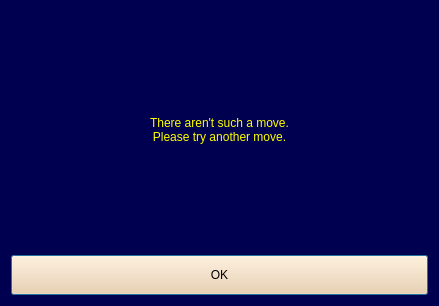
<?xml version="1.0" encoding="UTF-8"?>
<ui version="4.0">
 <class>Dialog</class>
 <widget class="QDialog" name="Dialog">
  <property name="windowModality">
   <enum>Qt::NonModal</enum>
  </property>
  <property name="geometry">
   <rect>
    <x>0</x>
    <y>0</y>
    <width>439</width>
    <height>306</height>
   </rect>
  </property>
  <property name="windowTitle">
   <string>WARNING!</string>
  </property>
  <property name="styleSheet">
   <string notr="true">background-color: rgb(0, 0, 80);</string>
  </property>
  <property name="sizeGripEnabled">
   <bool>false</bool>
  </property>
  <layout class="QVBoxLayout" name="verticalLayout_2" stretch="6,1">
   <item>
    <layout class="QVBoxLayout" name="verticalLayout">
     <item>
      <widget class="QLabel" name="result_label">
       <property name="styleSheet">
        <string notr="true">color: rgb(255, 255, 0);
font: 22pt &quot;MS Shell Dlg 2&quot;;</string>
       </property>
       <property name="text">
        <string>There aren't such a move.
Please try another move.</string>
       </property>
       <property name="alignment">
        <set>Qt::AlignCenter</set>
       </property>
      </widget>
     </item>
    </layout>
   </item>
   <item>
    <layout class="QHBoxLayout" name="horizontalLayout_2">
     <item>
      <widget class="QPushButton" name="ok_button">
       <property name="sizePolicy">
        <sizepolicy hsizetype="Minimum" vsizetype="Preferred">
         <horstretch>0</horstretch>
         <verstretch>0</verstretch>
        </sizepolicy>
       </property>
       <property name="styleSheet">
        <string notr="true">background-color: rgb(255, 210, 156);
font: 11pt &quot;MS Shell Dlg 2&quot;;
</string>
       </property>
       <property name="text">
        <string>OK</string>
       </property>
      </widget>
     </item>
    </layout>
   </item>
  </layout>
 </widget>
 <resources/>
 <connections/>
</ui>
